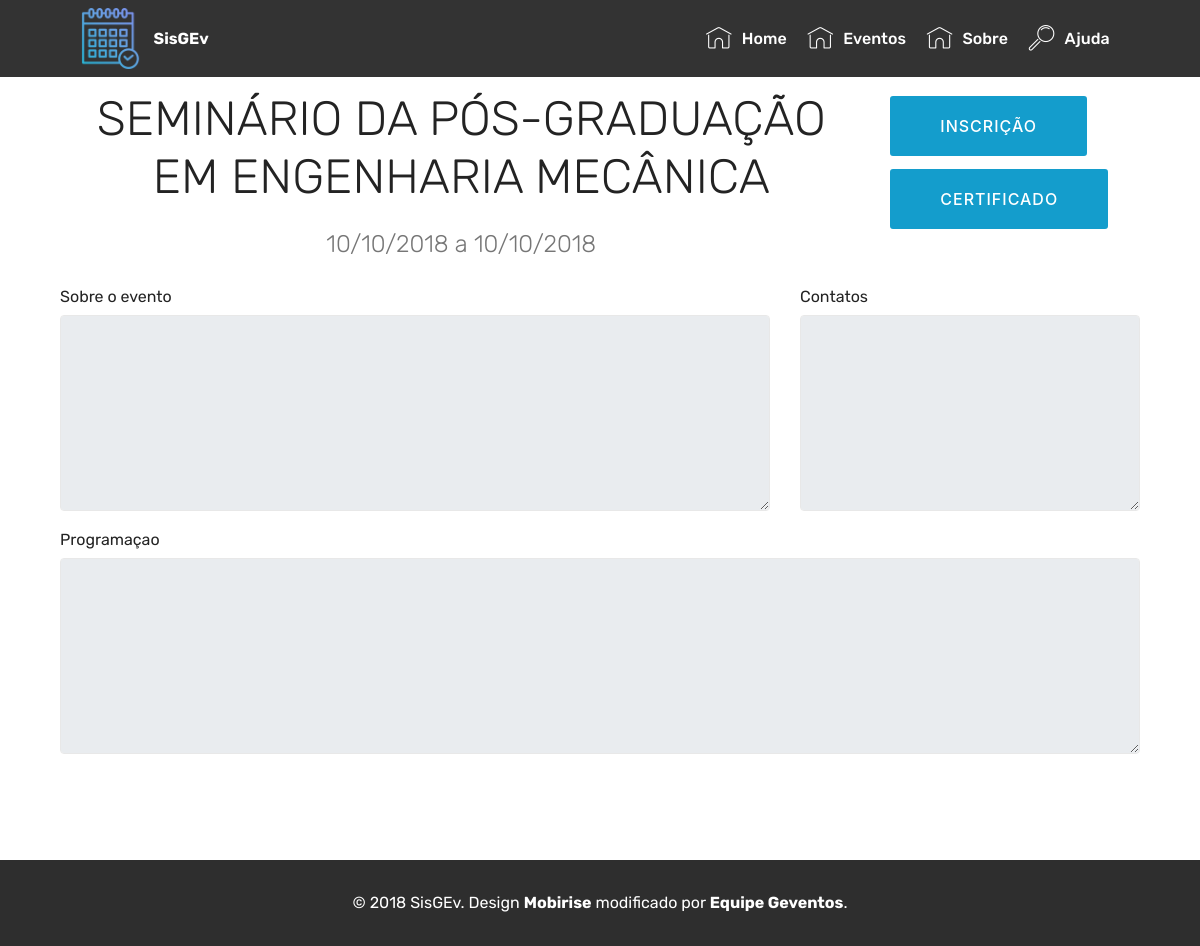
/evento.php?id_evento=1, run on the app's committed database.
### tables this page shows
CREATE TABLE `evento`(
  `id_evento` int(10) auto_increment,
  `nome` varchar(50) not null,
  `data_ini` date not null,
  `data_fim` date not null,
  `sobre` text,
  `programacao` text,
  `contatos` varchar(100),
  primary key (`id_evento`)
);

### classes/Conexao.php (called while the page is built, shortened)
<?php
class Conexao {
    protected $servidor;
    protected $usuario;
    protected $senha;
    protected $nomeBanco;
    protected $banco;
    function getServidor() {
        return $this->servidor;
    }
    function getUsuario() {
        return $this->usuario;
    }
    function getSenha() {
        return $this->senha;
    }
    function getNomeBanco() {
        return $this->nomeBanco;
    }
    function getBanco() {
        return $this->banco;
    }
    function setServidor($servidor) {
        $this->servidor = $servidor;
    }
    function setUsuario($usuario) {
        $this->usuario = $usuario;
    }
    function setSenha($senha) {
        $this->senha = $senha;
    }
    function setNomeBanco($nomeBanco) {
        $this->nomeBanco = $nomeBanco;
    }
    public function Conectar() {
        $this->banco = new mysqli(
        $this->getServidor(),
        $this->getUsuario(),
        $this->getSenha(),
        $this->getNomeBanco()
        );
    }
}

### evento.php (the view, shortened to what this page needs)
<?php
require_once("classes/Conexao.php");
$cx = new Conexao();
$codigo  = $_GET['id_evento'];
$consulta = "SELECT * FROM evento WHERE id_evento = $codigo limit 1";
$con = mysqli_query($cx->getBanco(), $consulta);
$linha = mysqli_fetch_assoc($con);
?>
<!DOCTYPE html>
<html >
    <head>
        <?php require_once("linksfe.php"); ?>
    </head>
    <body>
        <?php require_once("menufe.php"); ?>
        <section class="mbr-section form1 cid-r5ll0QmIUj" id="form1-8">
            <div class="container">
                <div class="col-md-12 multi-horizontal">
                    <div class="row row-sm-offset">
                        <div class="col-md-9 multi-horizontal">
                            <h2 class="mbr-section-title align-center pb-3 mbr-fonts-style display-2"><?php echo $linha['nome']?></h2>
                            <h3 class="mbr-section-subtitle align-center mbr-light pb-3 mbr-fonts-style display-5"><?php echo date ("d/m/Y", strtotime($linha['data_ini']));?> a <?php echo date ("d/m/Y", strtotime($linha['data_fim']));?> </h3>
                        </div>
                        <div class="col-md-3 multi-horizontal">
                            <div class="row row-sm-offset">
                                <button href="" type="submit" class="btn btn-primary">INSCRIÇÃO</button>
                            </div>
                            <div class="row row-sm-offset">
                                <button href="" type="submit" class="btn btn-primary">CERTIFICADO</button>
                            </div>
                        </div>
                    </div>
                </div>
            </div>
            <div class="container">
                <div class="row justify-content-center">
                    <div class="media-container-column col-lg-12">
                        <div class="row row-sm-offset">
                            <div class="col-md-8 multi-horizontal" data-for="name">
                                <div class="form-group">
                                    <label class="form-control-label mbr-fonts-style display-7">Sobre o evento</label>
                                    <textarea type="text" class="form-control" rows="7" disabled> <?php echo $linha['sobre'];?></textarea>
                                </div>
                            </div>
                            <div class="col-md-4 multi-horizontal" data-for="name">
                                <div class="form-group">
                                    <label class="form-control-label mbr-fonts-style display-7">Contatos</label>
                                    <textarea type="text" class="form-control" rows="7" disabled><?php echo $linha['contatos'];?></textarea>
                                </div>
                            </div>
                        </div>
                        <div class="row row-sm-offset">
                            <div class="col-md-12 multi-horizontal">
                                <div class="form-group">
                                    <label class="form-control-label mbr-fonts-style display-7">Programaçao</label>
                                    <textarea type="text" class="form-control" rows="7" disabled><?php echo $linha['programacao'];?></textarea>
                                </div>
                            </div>
                        </div>
                    </div>
                </div>
            </div>
        </section>
        <?php require_once("rodapefe.php"); ?>
    </body>
</html>

### assets/theme/css/style.css (style rules this page uses)
section { background-color: #eeeeee; }
section, .container, .container-fluid { position: relative; word-wrap: break-word; }
body { color: #232323; }
h1, h2, h3, h4, h5, h6, .h1, .h2, .h3, .h4, .h5, .h6, .display-1, .display-2, .display-3, .display-4 { line-height: 1; word-break: break-word; word-wrap: break-word; }
body { position: relative; }
section { background-position: 50% 50%; background-repeat: no-repeat; background-size: cover; }
.align-center { text-align: center; }
.mbr-light { font-weight: 300; }
.media-container-column { display: -ms-flexbox; display: -webkit-flex; display: flex; -webkit-flex-direction: column; -ms-flex-direction: column; flex-direction: column; -webkit-flex-wrap: wrap; -ms-flex-wrap: wrap; flex-wrap: wrap; -webkit-justify-content: center; -ms-flex-pack: center; justify-content: center; -webkit-align-content: center; -ms-flex-line-pack: center; align-content: center; -webkit-align-items: stretch; -ms-flex-align: stretch; align-items: stretch; }
.media-container-column > * { width: 100%; }
[type="submit"] { -webkit-appearance: none; }

### assets/mobirise/css/mbr-additional.css (style rules this page uses)
body { font-style: normal; line-height: 1.5; }
.mbr-section-title { font-style: normal; line-height: 1.2; }
.mbr-section-subtitle { line-height: 1.3; }
.display-2 { font-family: 'Rubik', sans-serif; font-size: 3rem; }
.display-5 { font-family: 'Rubik', sans-serif; font-size: 1.5rem; }
.display-7 { font-family: 'Rubik', sans-serif; font-size: 1rem; }
.btn { font-weight: 500; border-width: 2px; font-style: normal; letter-spacing: 1px; margin: .4rem .8rem; white-space: normal; -webkit-transition: all 0.3s ease-in-out; -moz-transition: all 0.3s ease-in-out; transition: all 0.3s ease-in-out; padding: 1rem 3rem; border-radius: 3px; display: inline-flex; align-items: center; justify-content: center; word-break: break-word; }
.btn-primary, .btn-primary:active { background-color: #149dcc !important; border-color: #149dcc !important; color: #ffffff !important; }
.form-control-label { position: relative; cursor: pointer; margin-bottom: .357em; padding: 0; }
.form-control { background-color: #f5f5f5; box-shadow: none; color: #565656; font-family: 'Rubik', sans-serif; font-size: 1rem; line-height: 1.43; min-height: 3.5em; padding: 1.07em .5em; }
.form-control, .form-control:focus { border: 1px solid #e8e8e8; }
html, body { height: auto; min-height: 100vh; }
.cid-r5ll0QmIUj { padding-top: 90px; padding-bottom: 90px; background-color: #ffffff; }
.cid-r5ll0QmIUj .mbr-section-subtitle { color: #767676; }
.cid-r5ll0QmIUj .multi-horizontal { flex-grow: 1; -webkit-flex-grow: 1; max-width: 100%; }

### data on the page
evento: nome "SEMINÁRIO DA PÓS-GRADUAÇÃO EM ENGENHARIA MECÂNICA", data_ini "10/10/2018", data_fim "10/10/2018"
